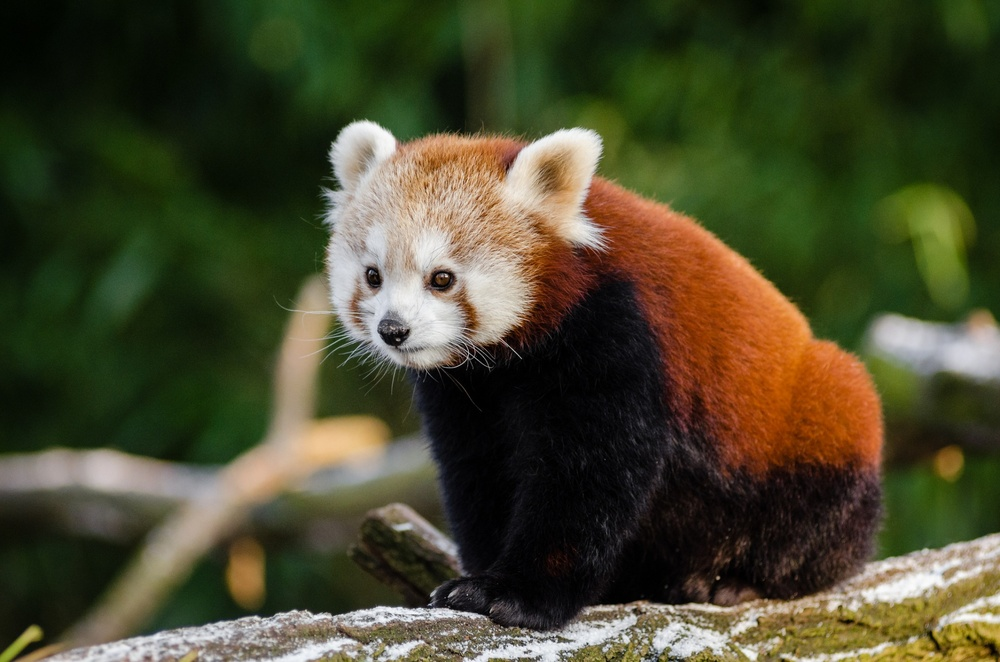
#> input picture Task_3/Panda.jpg, 1000 x 662 px, shrunk from 1920 x 1271 before the run
$ jupyter execute 'Image to Pencil Sketch using Python.ipynb'
#> lines starting #> are read from the running program, lines starting #| are printed output that depends on the picture
[cell 1]
##importing required libraries
import cv2
import matplotlib.pyplot as plt

[cell 2]
##plotting the original image(in RGB format)
fig = plt.figure(figsize=(10,7))
image=cv2.imread('Panda.jpg')
#> image is the input picture: shape (662, 1000, 3); mean B, G, R 44.6, 70.7, 71.5
image=cv2.cvtColor(image, cv2.COLOR_BGR2RGB)
plt.imshow(image, aspect='auto')
plt.show()

[cell 3]
##creating grayscale image from original image
fig = plt.figure(figsize=(10,7))
Gray_scl_image=cv2.cvtColor(image, cv2.COLOR_BGR2GRAY)
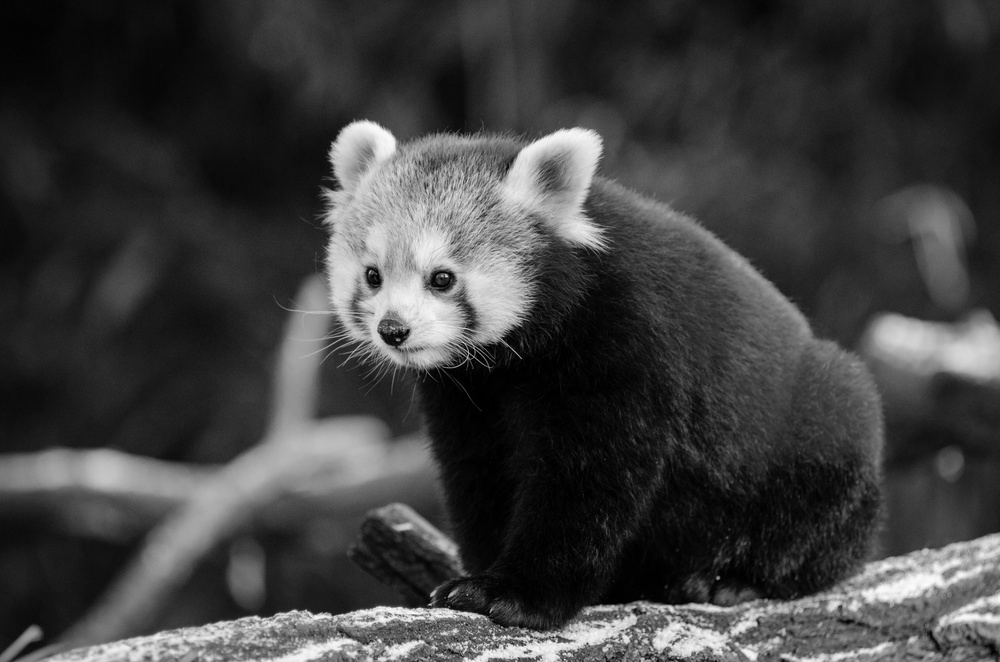
#> Gray_scl_image: shape (662, 1000); min 0, max 254, mean 63
plt.imshow(Gray_scl_image, cmap='gray', aspect='auto')
plt.show()

[cell 4]
##creating negative image from grayscale image
fig = plt.figure(figsize=(10,7))
Ngtv_img=cv2.bitwise_not(Gray_scl_image, cv2.COLOR_BGR2GRAY)
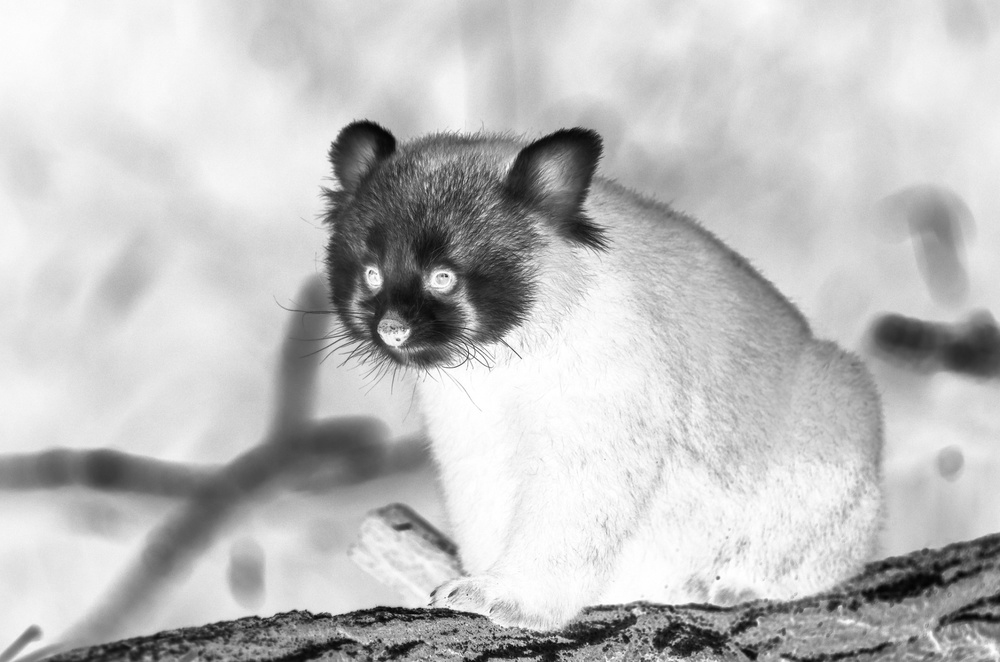
#> Ngtv_img: shape (662, 1000); min 1, max 255, mean 192
plt.imshow(Ngtv_img, cmap='gray', aspect='auto')
plt.show()

[cell 5]
##creating blurred image from negative image
fig = plt.figure(figsize=(10,7))
Blr_img=cv2.GaussianBlur(Ngtv_img, (21,21),0)
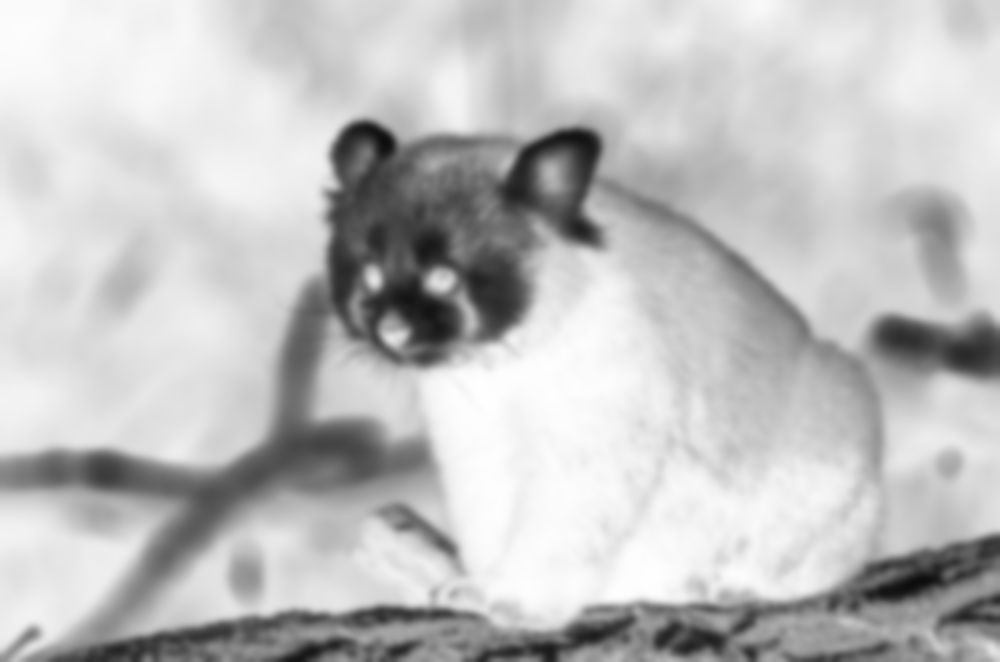
#> Blr_img: shape (662, 1000); min 12, max 254, mean 192
plt.imshow(Blr_img, cmap='gray', aspect='auto')
plt.show()

[cell 6]
##creating pencil sketch with the help of inverted blur and grayscale image
fig = plt.figure(figsize=(10,7))
Inverted_Blr_img=255-Blr_img
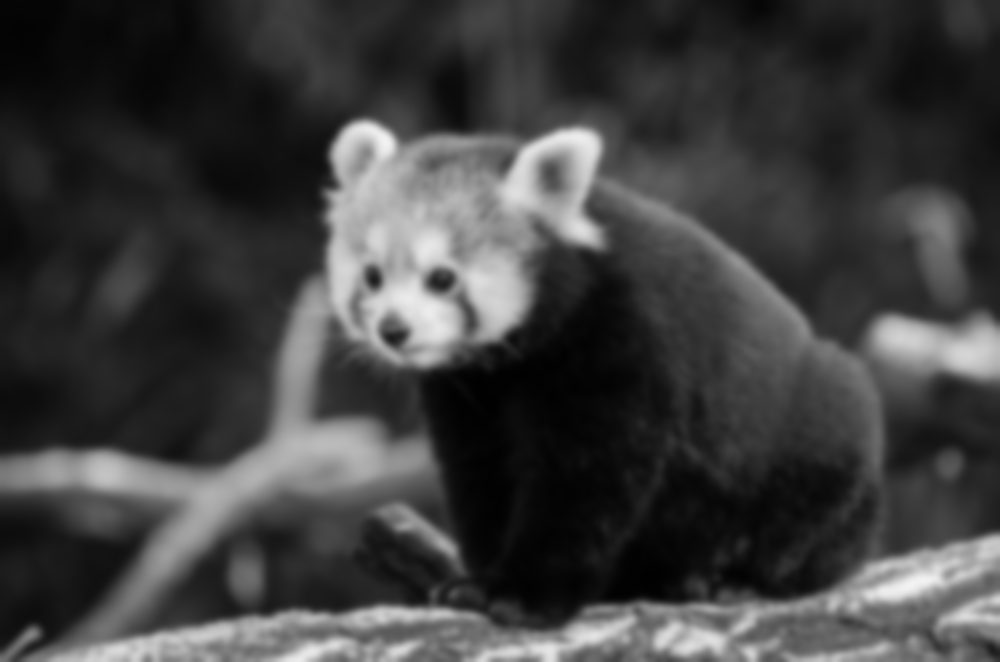
#> Inverted_Blr_img: shape (662, 1000); min 1, max 243, mean 63
Pencil_Sketch=cv2.divide(Gray_scl_image, Inverted_Blr_img, scale=256)
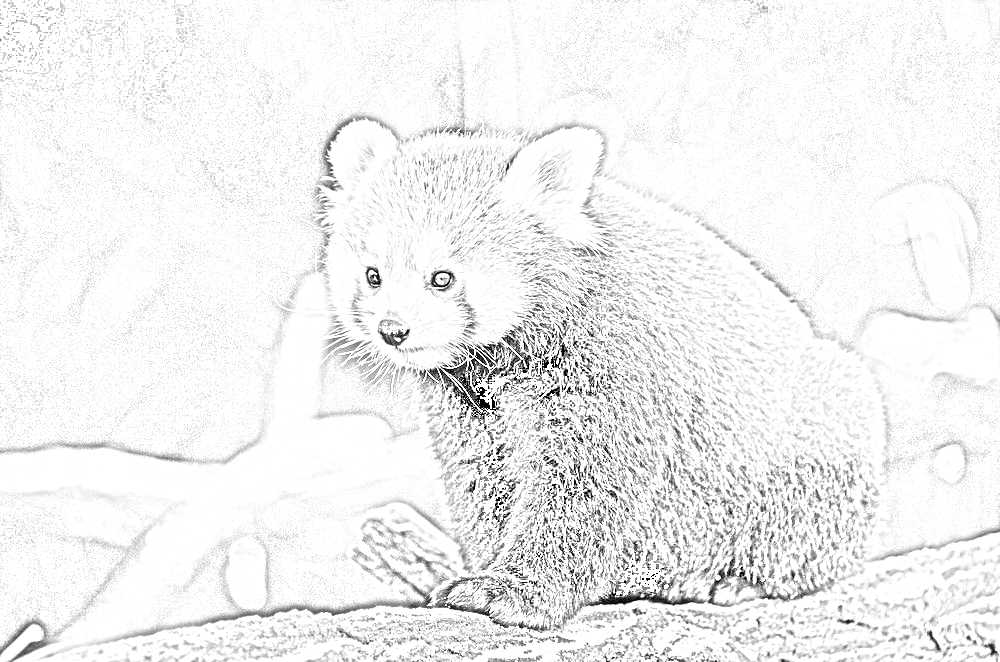
#> Pencil_Sketch: shape (662, 1000); min 0, max 255, mean 240.1
plt.imshow(Pencil_Sketch, cmap='gray', aspect='auto')
plt.show()

[cell 7]
##original image and pencil sketch are in one frame
fig = plt.figure(figsize=(20,7))

plt.subplot(1,2,1)
plt.imshow(image,  aspect='auto')


plt.subplot(1,2,2)
plt.imshow(Pencil_Sketch, cmap='gray',  aspect='auto')

plt.show()
